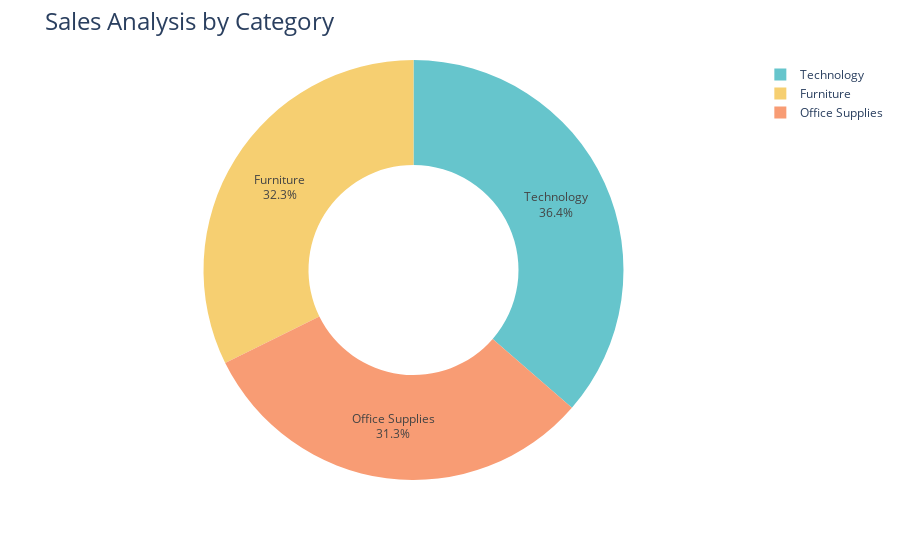

Here is the notebook cell this chart was saved with:
### Markdown cell above
# Sales Analysis by Category

### Code cell
sales_by_category = data.groupby('Category')['Sales'].sum().reset_index()


fig = px.pie(sales_by_category,
             values='Sales',
             names='Category',
             hole=0.5,
             color_discrete_sequence=px.colors.qualitative.Pastel)

fig.update_traces(textposition='inside', textinfo='percent+label')
fig.update_layout(title_text='Sales Analysis by Category', title_font=dict(size=24))

fig.show()

### Figure 1 — Plotly figure (JSON) as saved in the notebook; plotly's stock layout.template omitted (floating-point values rounded to 4 significant figures)
{"data": [{"domain": {"x": [0.0, 1.0], "y": [0.0, 1.0]}, "hole": 0.5, "hovertemplate": "Category=%{label}<br>Sales=%{value}<extra></extra>", "labels": ["Furniture", "Office Supplies", "Technology"], "legendgroup": "", "name": "", "showlegend": true, "values": [742000.0, 719000.0, 836200.0], "type": "pie", "textinfo": "percent+label", "textposition": "inside"}], "layout": {"legend": {"tracegroupgap": 0}, "margin": {"t": 60}, "piecolorway": ["rgb(102, 197, 204)", "rgb(246, 207, 113)", "rgb(248, 156, 116)", "rgb(220, 176, 242)", "rgb(135, 197, 95)", "rgb(158, 185, 243)", "rgb(254, 136, 177)", "rgb(201, 219, 116)", "rgb(139, 224, 164)", "rgb(180, 151, 231)", "rgb(179, 179, 179)"], "title": {"font": {"size": 24}, "text": "Sales Analysis by Category"}}}
